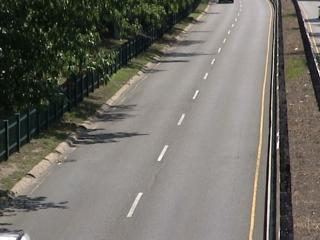
#> input picture 484hw1/part3/highway/in000470.jpg, 320 x 240 px
$ python part3.py   (older library calls are emulated)
#> lines starting #> are read from the running program, lines starting #| are printed output that depends on the picture
import numpy as np
import cv2
import sys
import scipy.misc
from PIL import Image
from scipy import ndimage

#path of the images
backgroundPath = r'highway/in000470.jpg'
path1 = r'highway/in000550.jpg'
path2 = r'highway/in000750.jpg'
path3 = r'highway/in000850.jpg'

#path of the images
pbPath= r'pedestrians/in000300.jpg'
ppath1 = r'pedestrians/in000356.jpg'
ppath2 = r'pedestrians/in000475.jpg'
ppath3 = r'pedestrians/in000575.jpg'


#***********************************************
#		INITIALIZE
#*******************************************
img = cv2.imread( backgroundPath,0)
#> img: shape (240, 320); min 0, max 255, mean 109.5
img2 = cv2.imread( path1,0)
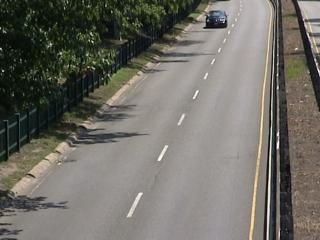
#> input picture 484hw1/part3/highway/in000550.jpg, 320 x 240 px
#> img2: shape (240, 320); min 0, max 255, mean 109.1
img3 = cv2.imread( path2,0)
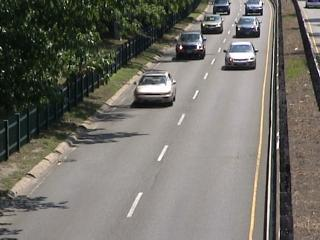
#> input picture 484hw1/part3/highway/in000750.jpg, 320 x 240 px
#> img3: shape (240, 320); min 0, max 255, mean 110.9
img4 = cv2.imread( path3,0)
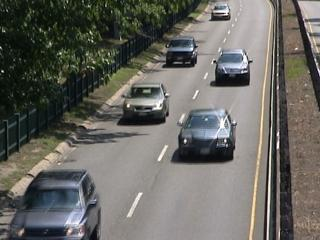
#> input picture 484hw1/part3/highway/in000850.jpg, 320 x 240 px
#> img4: shape (240, 320); min 0, max 255, mean 102.4

# get dimensions of image
width = img.shape[0]
#> width = 240
height = img.shape[1]
#> height = 320

result1 = cv2.subtract( img4, img)
#cv2.imshow("result1", result1)
cv2.imwrite("result1.png", result1)

result2 = cv2.subtract( img3, img)
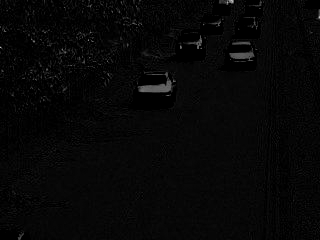
#> result2: shape (240, 320); min 0, max 189, mean 6.7
#cv2.imshow("result2", result2)
cv2.imwrite("result2.png", result2)

result3 = cv2.subtract( img2, img)
#cv2.imshow("result3", result3)
cv2.imwrite("result3.png", result3)


pimg = cv2.imread( pbPath,0)
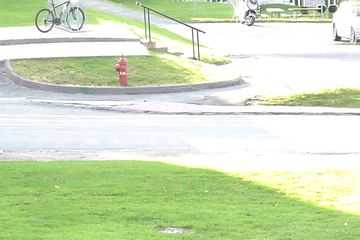
#> input picture 484hw1/part3/pedestrians/in000300.jpg, 360 x 240 px
#> pimg: shape (240, 360); min 35, max 255, mean 214.6
pimg2 = cv2.imread( ppath1,0)
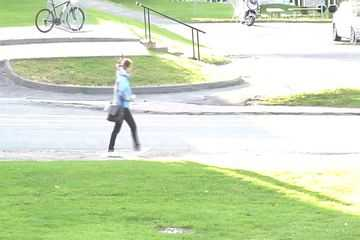
#> input picture 484hw1/part3/pedestrians/in000356.jpg, 360 x 240 px
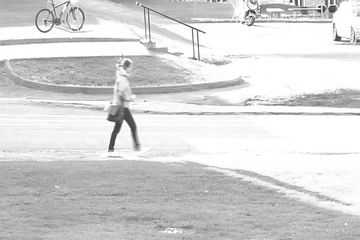
#> pimg2: shape (240, 360); min 32, max 255, mean 213
pimg3 = cv2.imread( ppath2,0)
pimg4 = cv2.imread( ppath3,0)

#> (the run stopped early here; a loop or call above may not have finished)
